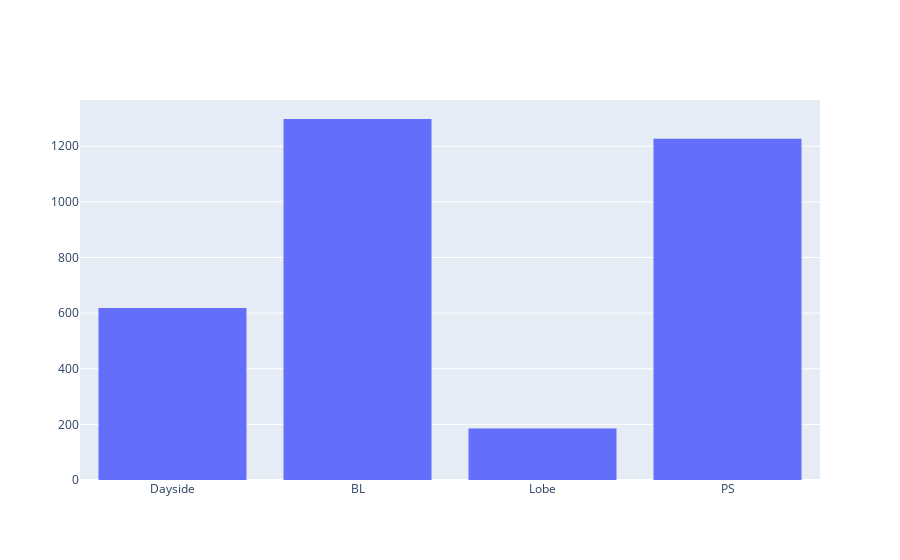

This figure's notebook cell:
### Code cell
# index = (agg_df['year'] == 2017) 

fig = make_subplots(rows=1, cols=1)

fig.add_trace(go.Histogram(x=agg_df.loc[:,'region']) ,row=1, col=1)# 

fig.update_layout(showlegend=False)

### Figure 1 — Plotly figure (JSON) as saved in the notebook; plotly's stock layout.template omitted (floating-point values rounded to 4 significant figures; data arrays with more than 128 entries replaced by an {"elided": "..."} marker saying what was removed)
{"data": [{"type": "histogram", "x": {"elided": "3328 str values"}, "xaxis": "x", "yaxis": "y"}], "layout": {"showlegend": false, "xaxis": {"anchor": "y", "domain": [0, 1]}, "yaxis": {"anchor": "x", "domain": [0, 1]}}}
